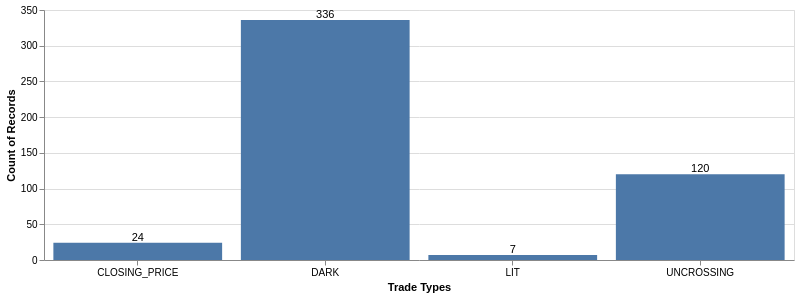
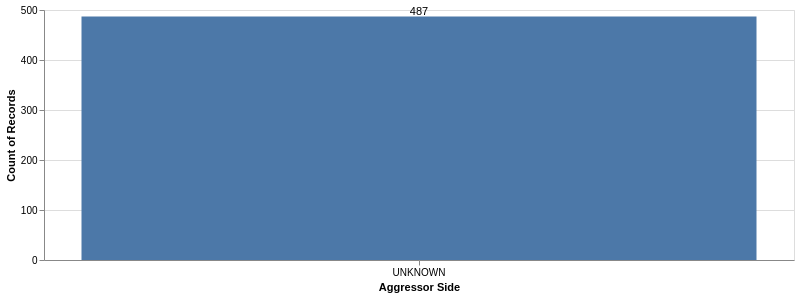

The notebook cell these images were saved under, in order:
### Code cell
# Ideally, all trade_id's in the LOB would be found in the trades dataset,
# but this does not seem to be the case:
# I take all unique trade_id's in the LOB and I compare them against the trades dataset.
# Interestingly, the relevant trade_ids are associated only aggressor_side = UNKNOWN.
# Changing to from anti to inner join in trade_id_check will return BID and ASK only.
trade_ids_unique = quotes_inc_eu.select(pl.col("trade_id")).unique()

trade_id_check = trades_eu.join(
    trade_ids_unique,
    on="trade_id",
    how="anti"
)

show_histogram(
    df=trade_id_check, 
    column_name="trade_type",
    x_label="Trade Types",
    sort_order="trade_type"
)

show_histogram(
    df=trade_id_check, 
    column_name="aggressor_side",
    x_label="Aggressor Side",
    sort_order="aggressor_side"
)

trade_id_check.collect().sample(10)

### Figure 1 — Vega specification as saved in the notebook (floating-point values rounded to 4 significant figures)
{"$schema": "https://vega.github.io/schema/vega/v6.json", "data": [{"name": "source_0"}, {"name": "source_1"}, {"name": "data_0", "values": [{"__count": 120, "trade_type": "UNCROSSING"}, {"__count": 336, "trade_type": "DARK"}, {"__count": 7, "trade_type": "LIT"}, {"__count": 24, "trade_type": "CLOSING_PRICE"}]}, {"name": "data_1", "values": [{"__count": 120, "trade_type": "UNCROSSING"}, {"__count": 336, "trade_type": "DARK"}, {"__count": 7, "trade_type": "LIT"}, {"__count": 24, "trade_type": "CLOSING_PRICE"}]}, {"name": "source_0_x_domain_trade_type_0", "values": [{"sort_field": "UNCROSSING", "trade_type": "UNCROSSING"}, {"sort_field": "DARK", "trade_type": "DARK"}, {"sort_field": "LIT", "trade_type": "LIT"}, {"sort_field": "CLOSING_PRICE", "trade_type": "CLOSING_PRICE"}]}, {"name": "source_1_x_domain_trade_type_1", "values": [{"sort_field": "UNCROSSING", "trade_type": "UNCROSSING"}, {"sort_field": "DARK", "trade_type": "DARK"}, {"sort_field": "LIT", "trade_type": "LIT"}, {"sort_field": "CLOSING_PRICE", "trade_type": "CLOSING_PRICE"}]}], "marks": [{"type": "rect", "name": "layer_0_marks", "from": {"data": "data_0"}, "encode": {"update": {"fill": {"value": "#4c78a8"}, "y": {"field": "__count", "scale": "y"}, "y2": {"value": 0, "scale": "y"}, "width": {"signal": "max(0.25, bandwidth('x'))"}, "x": {"field": "trade_type", "scale": "x"}}}, "style": ["bar"]}, {"type": "text", "name": "layer_1_marks", "from": {"data": "data_1"}, "encode": {"update": {"fill": {"value": "black"}, "align": {"value": "center"}, "baseline": {"value": "middle"}, "dy": {"value": -5}, "y": {"field": "__count", "scale": "y"}, "x": {"field": "trade_type", "scale": "x", "band": 0.5}, "text": {"signal": "format(datum[\"__count\"], \"\")"}}}, "style": ["text"]}], "scales": [{"name": "x", "type": "band", "domain": {"fields": [{"data": "source_0_x_domain_trade_type_0", "field": "trade_type"}, {"data": "source_1_x_domain_trade_type_1", "field": "trade_type"}], "sort": {"op": "max", "field": "sort_field"}}, "range": [0, {"signal": "width"}], "paddingInner": 0.1, "paddingOuter": 0.05}, {"name": "y", "type": "linear", "domain": {"fields": [{"data": "data_0", "field": "__count"}, {"data": "data_1", "field": "__count"}]}, "range": [{"signal": "height"}, 0], "nice": true, "zero": true}], "axes": [{"scale": "y", "zindex": 0, "orient": "left", "maxExtent": 0, "minExtent": 0, "ticks": false, "tickCount": {"signal": "ceil(height/40)"}, "gridScale": "x", "aria": false, "domain": false, "labels": false, "grid": true}, {"scale": "x", "grid": false, "labelAngle": 0, "orient": "bottom", "labelBaseline": "top", "zindex": 0, "title": "Trade Types"}, {"scale": "y", "tickCount": {"signal": "ceil(height/40)"}, "zindex": 0, "labelOverlap": true, "orient": "left", "title": "Count of Records", "grid": false}], "background": "white", "padding": 5, "width": 750, "height": 250, "style": "cell"}

### Figure 2 — Vega specification as saved in the notebook (floating-point values rounded to 4 significant figures)
{"$schema": "https://vega.github.io/schema/vega/v6.json", "data": [{"name": "source_0"}, {"name": "source_1"}, {"name": "data_0", "values": [{"__count": 487, "aggressor_side": "UNKNOWN"}]}, {"name": "data_1", "values": [{"__count": 487, "aggressor_side": "UNKNOWN"}]}, {"name": "source_0_x_domain_aggressor_side_0", "values": [{"aggressor_side": "UNKNOWN", "sort_field": "UNKNOWN"}]}, {"name": "source_1_x_domain_aggressor_side_1", "values": [{"aggressor_side": "UNKNOWN", "sort_field": "UNKNOWN"}]}], "marks": [{"type": "rect", "name": "layer_0_marks", "from": {"data": "data_0"}, "encode": {"update": {"y": {"field": "__count", "scale": "y"}, "x": {"field": "aggressor_side", "scale": "x"}, "y2": {"value": 0, "scale": "y"}, "fill": {"value": "#4c78a8"}, "width": {"signal": "max(0.25, bandwidth('x'))"}}}, "style": ["bar"]}, {"type": "text", "name": "layer_1_marks", "from": {"data": "data_1"}, "encode": {"update": {"fill": {"value": "black"}, "dy": {"value": -5}, "text": {"signal": "format(datum[\"__count\"], \"\")"}, "x": {"field": "aggressor_side", "scale": "x", "band": 0.5}, "y": {"field": "__count", "scale": "y"}, "baseline": {"value": "middle"}, "align": {"value": "center"}}}, "style": ["text"]}], "scales": [{"name": "x", "type": "band", "domain": {"fields": [{"data": "source_0_x_domain_aggressor_side_0", "field": "aggressor_side"}, {"data": "source_1_x_domain_aggressor_side_1", "field": "aggressor_side"}], "sort": {"op": "max", "field": "sort_field"}}, "range": [0, {"signal": "width"}], "paddingInner": 0.1, "paddingOuter": 0.05}, {"name": "y", "type": "linear", "domain": {"fields": [{"data": "data_0", "field": "__count"}, {"data": "data_1", "field": "__count"}]}, "range": [{"signal": "height"}, 0], "zero": true, "nice": true}], "axes": [{"scale": "y", "aria": false, "orient": "left", "domain": false, "tickCount": {"signal": "ceil(height/40)"}, "labels": false, "maxExtent": 0, "gridScale": "x", "ticks": false, "grid": true, "minExtent": 0, "zindex": 0}, {"scale": "x", "labelBaseline": "top", "grid": false, "title": "Aggressor Side", "orient": "bottom", "zindex": 0, "labelAngle": 0}, {"scale": "y", "grid": false, "orient": "left", "title": "Count of Records", "tickCount": {"signal": "ceil(height/40)"}, "zindex": 0, "labelOverlap": true}], "padding": 5, "background": "white", "height": 250, "style": "cell", "width": 750}
